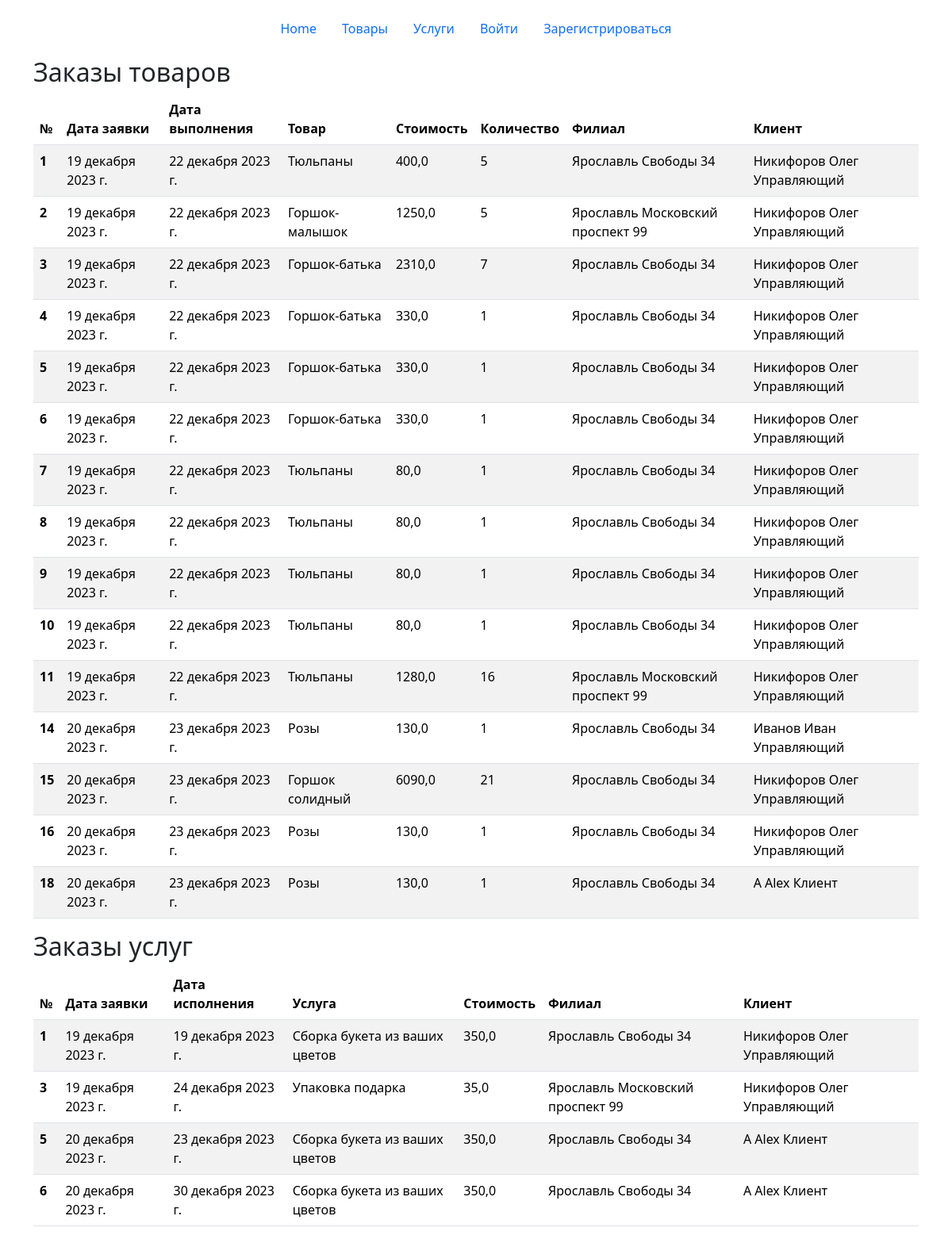
Page /all_orders/ on the earlier database version.
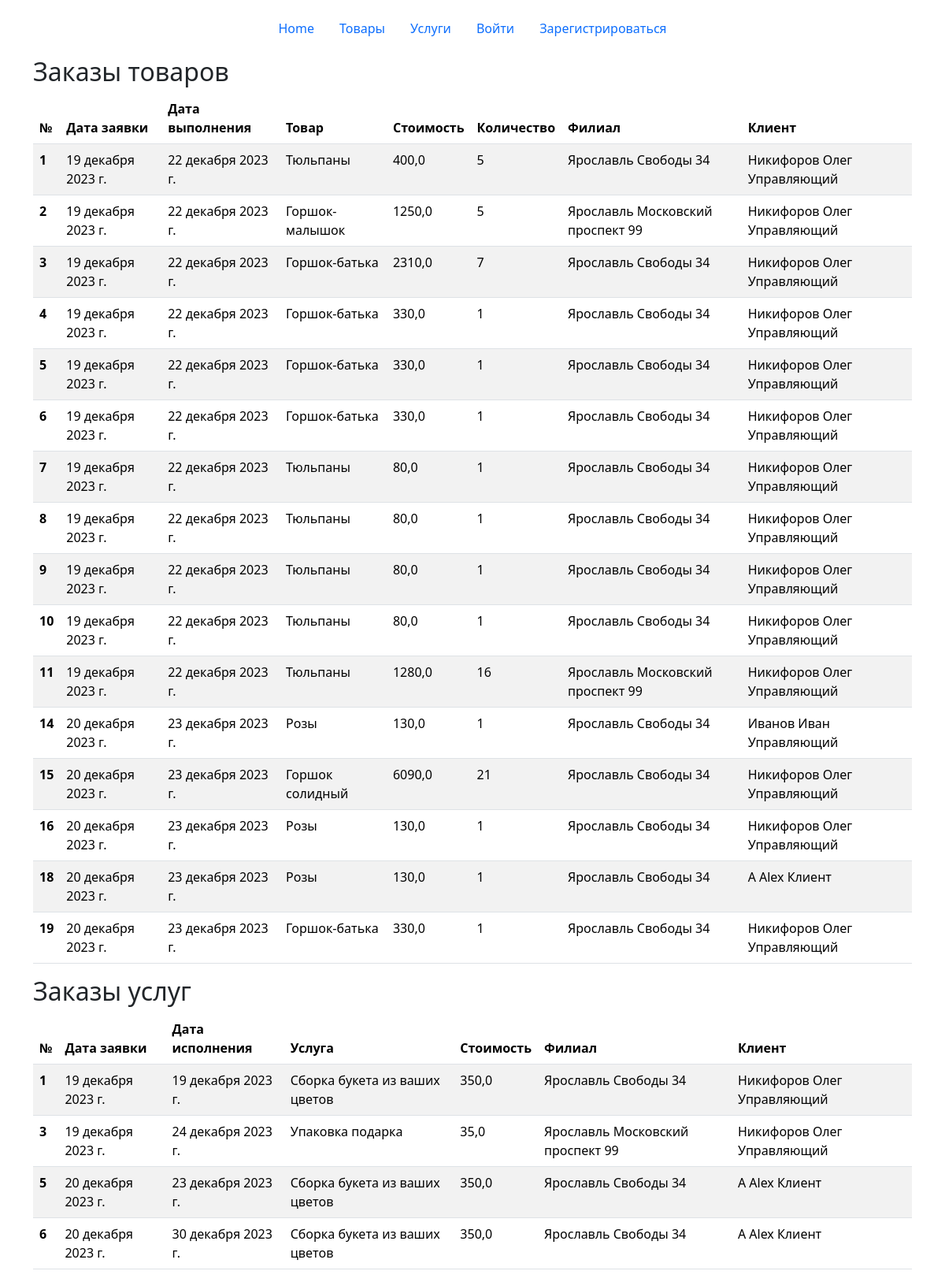
Same page on the later database version.
### main/models.py (models this page shows, shortened)
class Product_order(models.Model):
    client = models.ForeignKey(Users, on_delete=models.CASCADE, verbose_name='Клиент', blank=True, null=True)
    product = models.ForeignKey(Products, on_delete=models.CASCADE, verbose_name='Продукт', blank=True, null=True)
    filial = models.ForeignKey(Filials, on_delete=models.CASCADE, verbose_name='Филиал', blank=True, null=True)
    registration_date = models.DateField(verbose_name='Дата заявки', blank=True, null=True)
    date_completion = models.DateField(verbose_name='Дата выполнения', blank=True, null=True)
    cost = models.FloatField(verbose_name='Стоимость', blank=True, null=True)
    quantity = models.IntegerField(verbose_name='Количество', blank=True, null=True)
    class Meta:
        verbose_name = 'Заказ на товар'
        verbose_name_plural = 'Заказы на товары'

class Products(models.Model):
    name = models.CharField(max_length=50, verbose_name='Название', blank=True, null=True)
    type_product = models.ForeignKey(Types_products, on_delete=models.CASCADE, verbose_name='Тип продукта', blank=True,
                                     null=True)
    cost = models.FloatField(verbose_name='Стоимость', blank=True, null=True)
    photo = models.ImageField(upload_to='products', verbose_name='Фото', blank=True, null=True)
    stock_balance = models.IntegerField(verbose_name='Остаток на складе', blank=True, null=True)
    sheif_life = models.IntegerField(verbose_name='Срок годности', blank=True, null=True)
    def __str__(self):
        return f'{self.name}'
    class Meta:
        verbose_name = 'Товар'
        verbose_name_plural = 'Товары'

class Filials(models.Model):
    city = models.CharField(max_length=50, verbose_name='Город', blank=True, null=True)
    street = models.CharField(max_length=50, verbose_name='Улица', blank=True, null=True)
    house = models.CharField(max_length=50, verbose_name='Дом', blank=True, null=True)
    email = models.CharField(max_length=50, verbose_name='Email', blank=True, null=True)
    phone = models.CharField(max_length=50, verbose_name='Телефон', blank=True, null=True)
    def __str__(self):
        return f'{self.city} {self.street} {self.house}'
    class Meta:
        verbose_name = 'Филиал'
        verbose_name_plural = 'Филиалы'

class Users(AbstractUser):
    patronymic = models.CharField(max_length=50, verbose_name='Отчество', blank=True, null=True)
    phone = models.CharField(max_length=50, verbose_name='Телефон', blank=True, null=True)
    role = models.ForeignKey(Roles, on_delete=models.CASCADE, verbose_name='Роль', blank=True, null=True)
    filial = models.ForeignKey(Filials, on_delete=models.CASCADE, verbose_name='Филиал', blank=True, null=True)
    def __str__(self):
        return f'{self.last_name} {self.first_name} {self.role}'
    class Meta:
        verbose_name = 'Пользователь'
        verbose_name_plural = 'Пользователи'

class Roles(models.Model):
    name = models.CharField(max_length=50, verbose_name='Роль', blank=True, null=True)
    def __str__(self):
        return self.name
    class Meta:
        verbose_name = 'Роль'
        verbose_name_plural = 'Роли'

class Service_order(models.Model):
    client = models.ForeignKey(Users, on_delete=models.CASCADE, verbose_name='Клиент', blank=True, null=True)
    service = models.ForeignKey(Services, on_delete=models.CASCADE, verbose_name='Услуга', blank=True, null=True)
    filial = models.ForeignKey(Filials, on_delete=models.CASCADE, verbose_name='Филиал', blank=True, null=True)
    registration_date = models.DateField(verbose_name='Дата заявки', blank=True, null=True)
    date_completion = models.DateField(verbose_name='Дата выполнения', blank=True, null=True)
    cost = models.FloatField(verbose_name='Стоимость', blank=True, null=True)
    class Meta:
        verbose_name = 'Заказ на услугу'
        verbose_name_plural = 'Заказы на услуги'

class Services(models.Model):
    name = models.CharField(max_length=50, verbose_name='Название', blank=True, null=True)
    cost = models.CharField(max_length=50, verbose_name='Стоимость', blank=True, null=True)
    description = models.TextField(verbose_name='Описание', blank=True, null=True)
    def __str__(self):
        return f'{self.name}'
    class Meta:
        verbose_name = 'Услуга'
        verbose_name_plural = 'Услуги'

### main/views.py (the view)
# urls.py: path('all_orders/', views.all_orders, name='all_orders'),
def all_orders(request):
    orders = Product_order.objects.all()
    services = Service_order.objects.all()
    it_all = True
    if len(orders) == 0 and len(services) == 0:
        return render(request, 'orders.html', {'products_error': 'Нет заказов', 'services_error': 'Нет заказов'})
    elif len(orders) == 0:
        return render(request, 'orders.html', {'products_error': 'Нет заказов', 'services': services, 'it_all': it_all})
    elif len(services) == 0:
        return render(request, 'orders.html', {'orders': orders, 'services_error': 'Нет заказов', 'it_all': it_all})
    else:
        return render(request, 'orders.html', {'orders': orders, 'services': services, 'it_all': it_all})

### templates/orders.html
{% extends 'navbar.html' %}
{% block content %}
    <div class="container">
        <h2>Заказы товаров</h2>
        {% if products_error %}
            <div class="alert alert-info" role="alert">
                {{ products_error }}
            </div>
        {% else %}
            <table class="table table-striped">
                <thead>
                <tr>
                    <th scope="col">№</th>
                    <th scope="col">Дата заявки</th>
                    <th scope="col">Дата выполнения</th>
                    <th scope="col">Товар</th>
                    <th scope="col">Стоимость</th>
                    <th scope="col">Количество</th>
                    <th scope="col">Филиал</th>
                    {% if it_all %}
                        <th scope="col">Клиент</th>
                    {% endif %}
                </tr>
                </thead>
                <tbody>
                {% for order in orders %}
                    <tr>
                        <th scope="row">{{ order.id }}</th>
                        <td>{{ order.registration_date }}</td>
                        <td>{{ order.date_completion }}</td>
                        <td>{{ order.product }}</td>
                        <td>{{ order.cost }}</td>
                        <td>{{ order.quantity }}</td>
                        <td>{{ order.filial }}</td>
                        {% if it_all %}
                            <td>{{ order.client }}</td>
                        {% endif %}
                    </tr>
                {% endfor %}
                </tbody>
            </table>
        {% endif %}
        <h2>Заказы услуг</h2>
        {% if services_error %}
            <div class="alert alert-info" role="alert">
                {{ services_error }}
            </div>
        {% else %}
            <table class="table table-striped">
                <thead>
                <tr>
                    <th scope="col">№</th>
                    <th scope="col">Дата заявки</th>
                    <th scope="col">Дата исполнения</th>
                    <th scope="col">Услуга</th>
                    <th scope="col">Стоимость</th>
                    <th scope="col">Филиал</th>
                    {% if it_all %}
                        <th scope="col">Клиент</th>
                    {% endif %}
                </tr>
                </thead>
                <tbody>
                {% for service in services %}
                    <tr>
                        <th scope="row">{{ service.id }}</th>
                        <td>{{ service.registration_date }}</td>
                        <td>{{ service.date_completion }}</td>
                        <td>{{ service.service }}</td>
                        <td>{{ service.cost }}</td>
                        <td>{{ service.filial }}</td>
                        {% if it_all %}
                            <td>{{ service.client }}</td>
                        {% endif %}
                    </tr>
                {% endfor %}
                </tbody>
            </table>
        {% endif %}
    </div>
{% endblock %}

Differences in the rows shown:
added Product_order: id "19", registration_date "20 декабря 2023 г.", date_completion "23 декабря 2023 г.", product "Горшок-батька", cost "330,0", quantity "1", filial "Ярославль Свободы 34", client "Никифоров Олег Управляющий"
